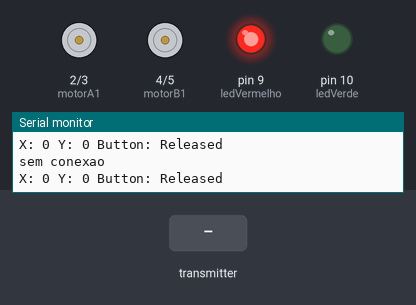
A sketch run on a simulated Arduino Uno, built with avr-gcc and run on an emulated ATmega328P. Parts: motor-driver pin pairs drawn as motors (green arrow = first pin HIGH = forward, orange = second pin HIGH = backward, longer = more drive), output pins drawn as LEDs (lit = HIGH), the last lines printed to the serial monitor. The test bench sets the inputs (shaded band). No radio packets arrive unless stated.

Above: at 1.2 s.
1.3 s: the transmitter starts sending x = 0
At 2.5 s:
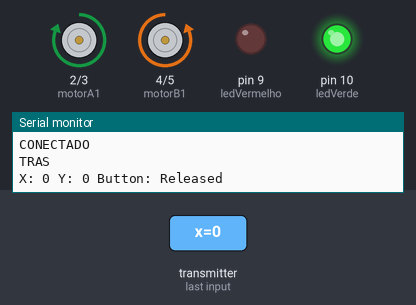
2.8 s: the transmitter starts sending x = 256
At 3.9 s:
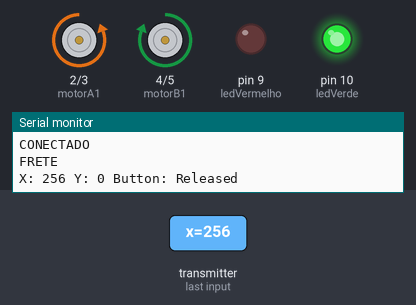
Timing chart, 0 to 5.8 s (numbered marks = the images above; inputs shaded):
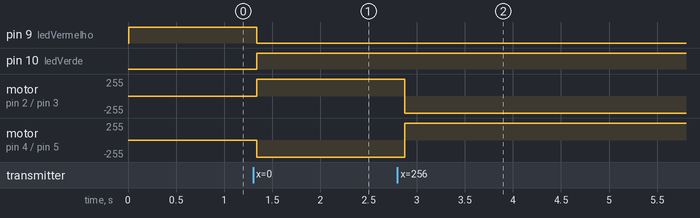

Measured:
- after the input at 1.3 s, pin 9 (ledVermelho): HIGH → LOW at once; pin 10 (ledVerde): LOW → HIGH at once; motor on pin 2 (motorA1) / pin 3 (motorA2): stopped → forward 255/255 at once; motor on pin 4 (motorB1) / pin 5 (motorB2): stopped → backward 255/255 at once
- after the input at 2.8 s, motor on pin 2 (motorA1) / pin 3 (motorA2): forward 255/255 → backward 255/255 after 0.08 s; motor on pin 4 (motorB1) / pin 5 (motorB2): backward 255/255 → forward 255/255 after 0.08 s

The sketch:

FIAT_UNO.ino
```cpp
#include <RF24.h>
#include <RF24_config.h>
#include <nRF24L01.h>
#include <printf.h>
#include <SPI.h>

int ledVerde = 10;
int ledVermelho = 9;

RF24 radio(7, 8);  // CE, CSN pins
const byte address[6] = "00003";


struct JoystickData {
  int x;
  int y;
  bool button;
} data;

// Defina aqui os pinos para os motores. Estes são apenas exemplos.
int motorA1 = 2;  // Motor A forward
int motorA2 = 3;  // Motor A backward
int motorB1 = 4;  // Motor B forward
int motorB2 = 5;  // Motor B backward

void setup() {
  pinMode(ledVerde, OUTPUT);
  pinMode(ledVermelho, OUTPUT);

  Serial.begin(115200);
  radio.begin();
  radio.openReadingPipe(0, address);
  radio.setAutoAck(false);
  radio.setDataRate(RF24_250KBPS);
  radio.setPALevel(RF24_PA_HIGH);
  radio.startListening();


  // Configura os pinos dos motores como saída
  pinMode(motorA1, OUTPUT);
  pinMode(motorA2, OUTPUT);
  pinMode(motorB1, OUTPUT);
  pinMode(motorB2, OUTPUT);
}


void loop() {
  radio.read(&data, sizeof(JoystickData));

  if (radio.available()) {
    Serial.println("CONECTADO");

    digitalWrite(ledVerde, HIGH);
    digitalWrite(ledVermelho, LOW);


    if (data.x > 150) {  // Mover para frente
      Serial.println("FRETE");
      digitalWrite(motorA1, LOW);
      digitalWrite(motorA2, HIGH);
      digitalWrite(motorB1, HIGH);
      digitalWrite(motorB2, LOW);
    } else if (data.x < 120) {  // Mover para trás
      Serial.println("TRAS");
      digitalWrite(motorA1, HIGH);
      digitalWrite(motorA2, LOW);
      digitalWrite(motorB1, LOW);
      digitalWrite(motorB2, HIGH);
    } else if (data.y > 200) {  // Virar à direita
      Serial.println("DIREITA");
      digitalWrite(motorA1, LOW);
      digitalWrite(motorA2, HIGH);
      digitalWrite(motorB1, LOW);
      digitalWrite(motorB2, HIGH);
    } else if (data.y < 120) {  // Virar à esquerda
      Serial.println("ESQUERDA");
      digitalWrite(motorA1, HIGH);
      digitalWrite(motorA2, LOW);
      digitalWrite(motorB1, HIGH);
      digitalWrite(motorB2, LOW);
    } else {  // Parar
      digitalWrite(motorA1, LOW);
      digitalWrite(motorA2, LOW);
      digitalWrite(motorB1, LOW);
      digitalWrite(motorB2, LOW);
    }
  } else {

    digitalWrite(ledVermelho, HIGH);
    digitalWrite(ledVerde, LOW);


    digitalWrite(motorA1, LOW);
    digitalWrite(motorA2, LOW);
    digitalWrite(motorB1, LOW);
    digitalWrite(motorB2, LOW);
    Serial.println("sem conexao");
  }


  // Controle os motores com os dados recebidos
  //controlMotors(data.x, data.y, data.button);

  // Imprime os dados recebidos no Monitor Serial para depuração

  Serial.print("X: ");
  Serial.print(data.x);
  Serial.print(" Y: ");
  Serial.print(data.y);
  Serial.print(" Button: ");
  Serial.println(data.button ? "Pressed" : "Released");


  delay(50);
}
```
